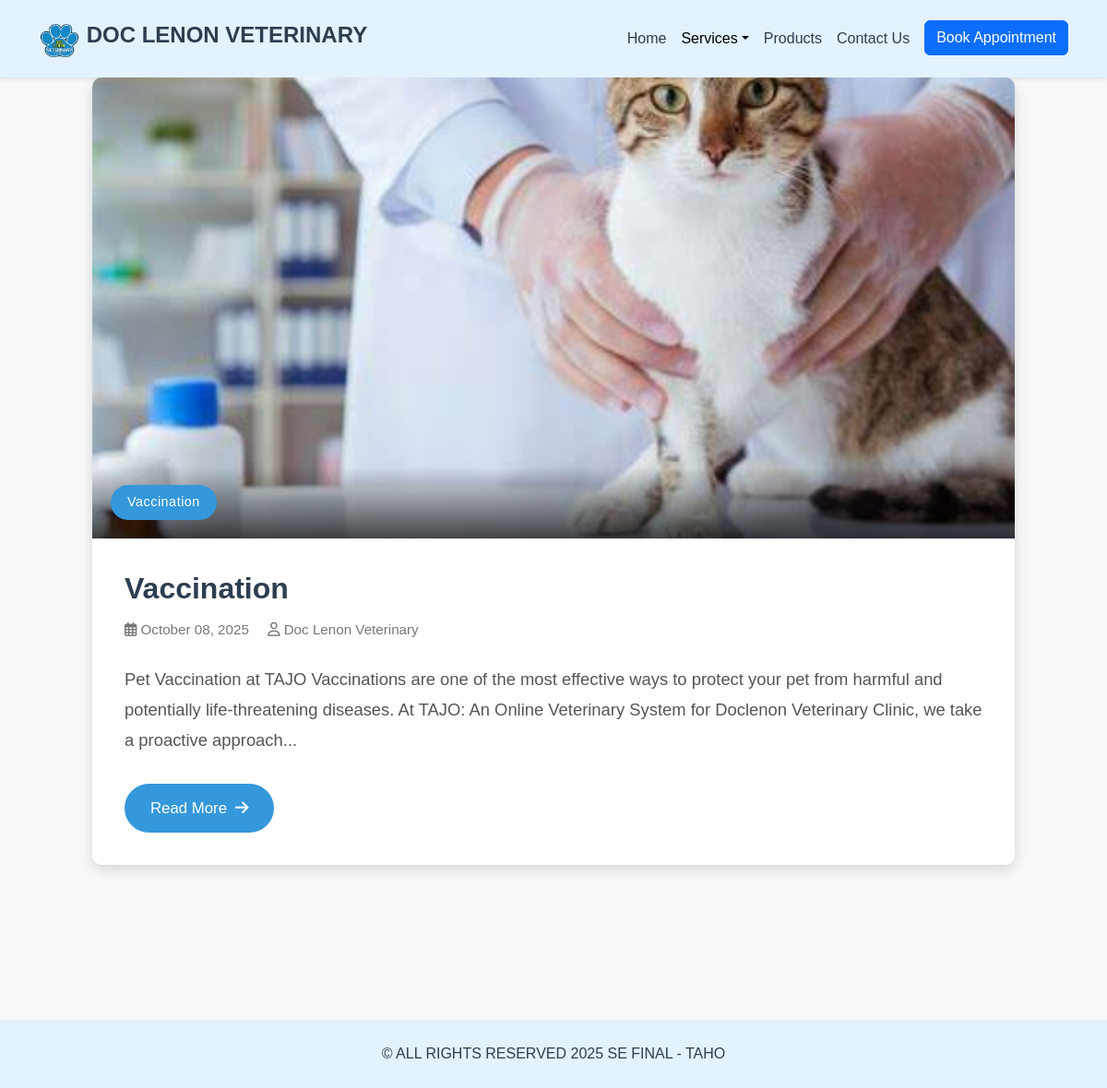
/Vaccine.php, run on the app's committed database.
### tables this page shows
CREATE TABLE `posts` (
  `ID` int(11) NOT NULL,
  `Title` varchar(255) NOT NULL,
  `Content` text NOT NULL,
  `Category` varchar(100) NOT NULL,
  `Image` varchar(255) DEFAULT NULL,
  `Created_at` datetime DEFAULT current_timestamp(),
  `Updated_at` datetime DEFAULT NULL ON UPDATE current_timestamp()
);

### Vaccine.php (the view, shortened to what this page needs)
<?php
$servername = "localhost";
$username = "root";
$password = "";
$dbname = "taho";
$conn = new mysqli($servername, $username, $password, $dbname);
$category = "Vaccination";
$sql = "SELECT * FROM posts WHERE Category = ? ORDER BY Created_at DESC";
$stmt = $conn->prepare($sql);
$stmt->bind_param("s", $category);
$stmt->execute();
$result = $stmt->get_result();
$posts = [];
if ($result && $result->num_rows > 0) {
    while ($row = $result->fetch_assoc()) {
        $posts[] = $row;
    }
}
?>
<!DOCTYPE html>
<html lang="en">
<head>
    <link href="https://cdn.jsdelivr.net/npm/bootstrap@5.3.3/dist/css/bootstrap.min.css" rel="stylesheet">
    <link rel="stylesheet" href="https://cdnjs.cloudflare.com/ajax/libs/font-awesome/6.0.0/css/all.min.css">
</head>
<body>
    <nav class="navbar navbar-expand-lg">
        <div class="container">
            <a class="navbar-brand" href="#">
                <img src="img/LOGO.png" alt="Logo" width="45" height="40" class="d-inline-block align-text-top">
                DOC LENON VETERINARY
            </a>
            <div class="collapse navbar-collapse" id="navbarNav">
                <ul class="navbar-nav ms-auto">
                    <li class="nav-item">
                        <a class="nav-link" href="index.php">Home</a>
                    </li>
                    <li class="nav-item dropdown">
                        <a class="nav-link dropdown-toggle active" data-bs-toggle="dropdown" href="#" role="button" aria-expanded="false">Services</a>
                    </li>
                    <li class="nav-item">
                        <a class="nav-link" href="products.php">Products</a>
                    </li>
                    <li class="nav-item">
                        <a class="nav-link" href="Contact Us.php">Contact Us</a>
                    </li>
                    <li class="nav-item">
                        <a class="btn btn-primary ms-2" href="Appointment.php">Book Appointment</a>
                    </li>
                </ul>
            </div>
        </div>
    </nav>
    <div class="container">
        <div class="row">
            <?php if (count($posts) > 0): ?>
                <?php foreach ($posts as $post): ?>
                    <div class="col-12 mb-5">
                        <div class="post-item">
                            <div class="post-image-container">
                                <?php if (!empty($post['Image'])): ?>
                                    <img src="<?php echo $post['Image']; ?>" class="post-img" alt="<?php echo htmlspecialchars($post['Title']); ?>">
                                <?php else: ?>
                                    <img src="img/default-post.jpg" class="post-img" alt="Default Image">
                                <?php endif; ?>
                                <div class="image-overlay">
                                    <span class="category-tag"><?php echo htmlspecialchars($post['Category']); ?></span>
                                </div>
                            </div>
                            <div class="post-content-container">
                                <h2 class="post-title"><?php echo htmlspecialchars($post['Title']); ?></h2>
                                <div class="post-meta">
                                    <i class="far fa-calendar-alt"></i> <?php echo date('F d, Y', strtotime($post['Created_at'])); ?>
                                    <span class="ms-3"><i class="far fa-user"></i> Doc Lenon Veterinary</span>
                                </div>
                                <div class="post-excerpt">
                                    <?php
                                    $content = strip_tags($post['Content']);
                                    echo strlen($content) > 250 ? substr($content, 0, 250) . '...' : $content;
                                    ?>
                                </div>
                                <button class="read-more" data-id="<?php echo $post['ID']; ?>">
                                    Read More <i class="fas fa-arrow-right ms-1"></i>
                                </button>
                            </div>
                        </div>
                    </div>
                <?php endforeach; ?>
            <?php endif; ?>
        </div>
    </div>
    <footer>
        <div class="container">
            <div class="row">
                <div class="col-12">
                    <p class="mb-0">&copy; ALL RIGHTS RESERVED 2025 SE FINAL - TAHO</p>
                </div>
            </div>
        </div>
    </footer>
</body>
</html>

### Vaccine.php (style rules this page uses)
body { font-family: 'Arial', sans-serif; background-color: #f8f9fa; }
.navbar { box-shadow: 0 2px 4px rgba(0,0,0,0.1); padding: 15px 0; background-color: #e3f2fd; }
.navbar-brand { font-size: 1.5rem; font-weight: bold; color: #2c3e50; margin-right: 2rem; }
.nav-link { font-weight: 500; color: #2c3e50; transition: color 0.3s ease; }
.post-item { background-color: #fff; border-radius: 10px; margin-bottom: 60px; overflow: hidden; box-shadow: 0 5px 15px rgba(0,0,0,0.15); transition: transform 0.3s, box-shadow 0.3s; max-width: 1000px; margin-left: auto; margin-right: auto; }
.post-image-container { width: 100%; height: 500px; overflow: hidden; position: relative; }
.post-img { width: 100%; height: 100%; object-fit: cover; transition: transform 0.8s; }
.image-overlay { position: absolute; bottom: 0; left: 0; right: 0; padding: 20px; background: linear-gradient(to top, rgba(0,0,0,0.7), transparent); z-index: 2; }
.post-content-container { padding: 35px; }
.post-title { color: #2c3e50; font-weight: 700; margin-bottom: 15px; font-size: 2rem; }
.post-meta { font-size: 0.95rem; color: #777; margin-bottom: 25px; }
.post-excerpt { color: #555; margin-bottom: 30px; line-height: 1.8; font-size: 1.15rem; }
.category-tag { display: inline-block; background-color: #3498db; color: white; padding: 8px 18px; border-radius: 20px; font-size: 0.9rem; font-weight: 500; letter-spacing: 0.5px; }
.read-more { display: inline-block; background-color: #3498db; color: white; padding: 14px 28px; border-radius: 50px; text-decoration: none; font-weight: 500; transition: all 0.3s; border: none; cursor: pointer; font-size: 1.05rem; }
footer { background-color: #e3f2fd; color: #2c3e50; padding: 25px 0; text-align: center; margin-top: 60px; }

### data on the page
posts: Image (picture), Category "Vaccination", Title "Vaccination", Created_at "October 08, 2025", Content "Pet Vaccination at TAJO Vaccinations are one of the most effective ways to protect your pet from harmful and potentially life-threatening diseases. At TAJO: An Online Veterinary System for Doclenon Veterinary Clinic, we take a proactive approach"
